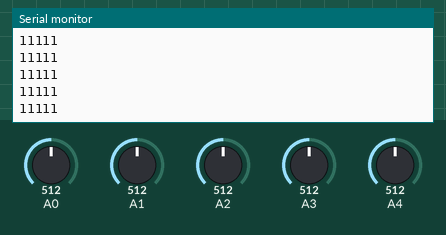
Recording of a sketch running on a simulated Arduino Uno, built with avr-gcc and run on an emulated ATmega328P. Parts: the last lines printed to the serial monitor. Inputs (shaded band) come from the test bench; at power-on: A0 = 512, A1 = 512, A2 = 512, A3 = 512, A4 = 512.

Above: at 1.2 s.
1.3 s: A0 set to 992
At 2.0 s:
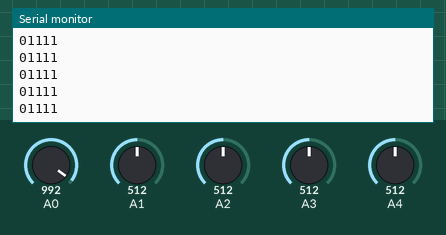
2.8 s: A1 set to 992
At 3.3 s:
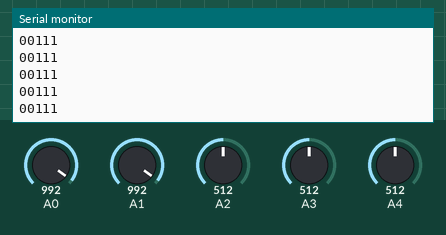
4.3 s: A2 set to 992
At 5.2 s:
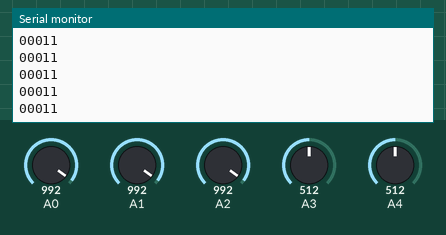
5.8 s: A3 set to 992
At 6.7 s:
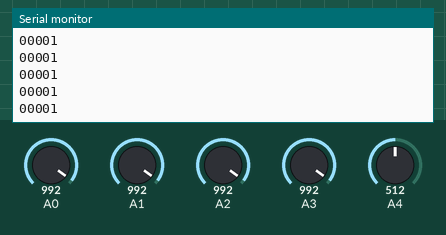
7.3 s: A4 set to 992
At 8.2 s:
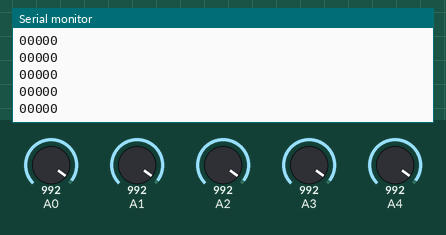
8.8 s: A0 set to 716
At 9.6 s:
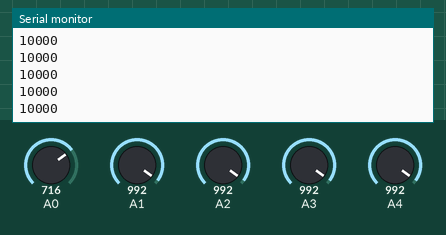
Timing chart, 0 to 11.3 s (numbered marks = the images above; inputs shaded):
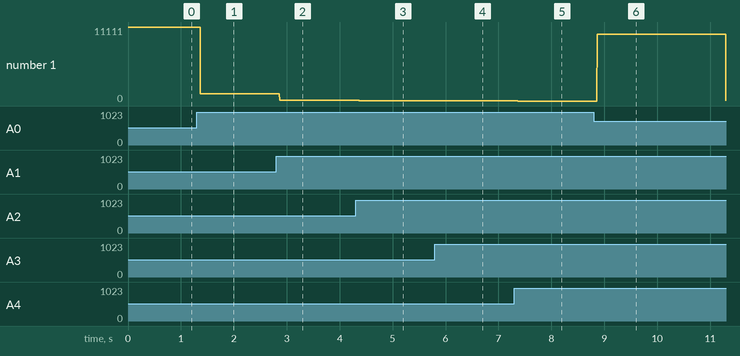

The sketch:

Sensor_Test.ino
```cpp
#include <RedBot.h>

int right_m = 0;
int right_c = 0;
int center = 0;
int left_c = 0;
int left_m = 0;
RedBotSensor left_sen = RedBotSensor(A0);
RedBotSensor left_sen_c = RedBotSensor(A1);
RedBotSensor center_sen = RedBotSensor(A2);
RedBotSensor right_sen_c = RedBotSensor(A3);
RedBotSensor right_sen = RedBotSensor(A4);
int lineStandard = 800;


void setup() {
  Serial.begin(9600);
  // put your setup code here, to run once:
}

void loop() {
  // put your main code here, to run repeatedly:
  if(center_sen.read() < lineStandard)
  {//right
   center = 1;
  }
  if(right_sen_c.read() < lineStandard)
  {//left
    right_c = 1;
  }
  //data_sheet
  // if the line is under the right sensor, adjust relative speeds to turn to the right
  if(right_sen.read() < lineStandard)
  {//left
  right_m = 1;
  }
  //data_sheet
  // if the line is under the left sensor, adjust relative speeds to turn to the left
  if(left_sen_c.read() < lineStandard)
  {//right
  left_c = 1;
  }
  if(left_sen.read() < lineStandard)
  {//right
  left_m = 1;
  }
  Serial.print(left_m);
  Serial.print(left_c);
  Serial.print(center);
  Serial.print(right_c);
  Serial.print(right_m);
  Serial.println();
  right_m = 0;
right_c = 0;
center = 0;
left_c = 0;
left_m = 0;

}
```

Measured:
- after the input at 1.3 s, the serial monitor: prints a new line after 0.07 s (image 1)
- after the input at 2.8 s, the serial monitor: prints a new line after 0.07 s (image 2)
- after the input at 4.3 s, the serial monitor: prints a new line after 0.07 s (image 3)
- after the input at 5.8 s, the serial monitor: prints a new line after 0.07 s (image 4)
- after the input at 7.3 s, the serial monitor: prints a new line after 0.07 s (image 5)
- after the input at 8.8 s, the serial monitor: prints a new line after 0.07 s (image 6)
- plotted number 1: 11 → 1 after the input at 5.8 s, 1 → 0 after the input at 7.3 s
